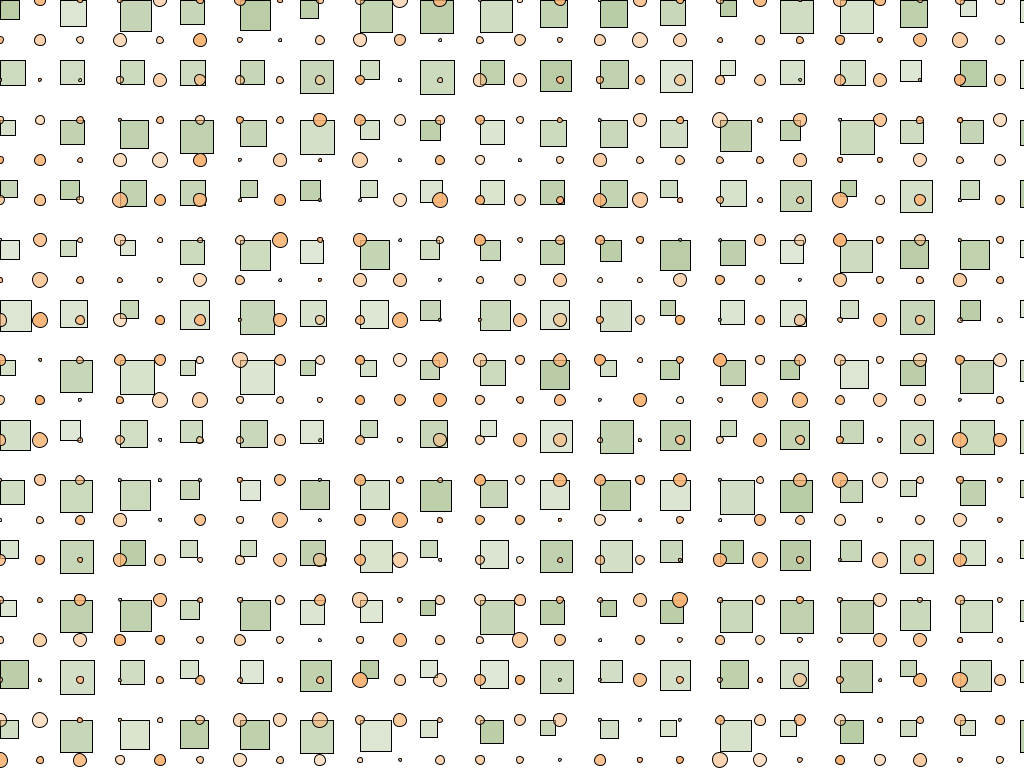
Frame 1 (no input)
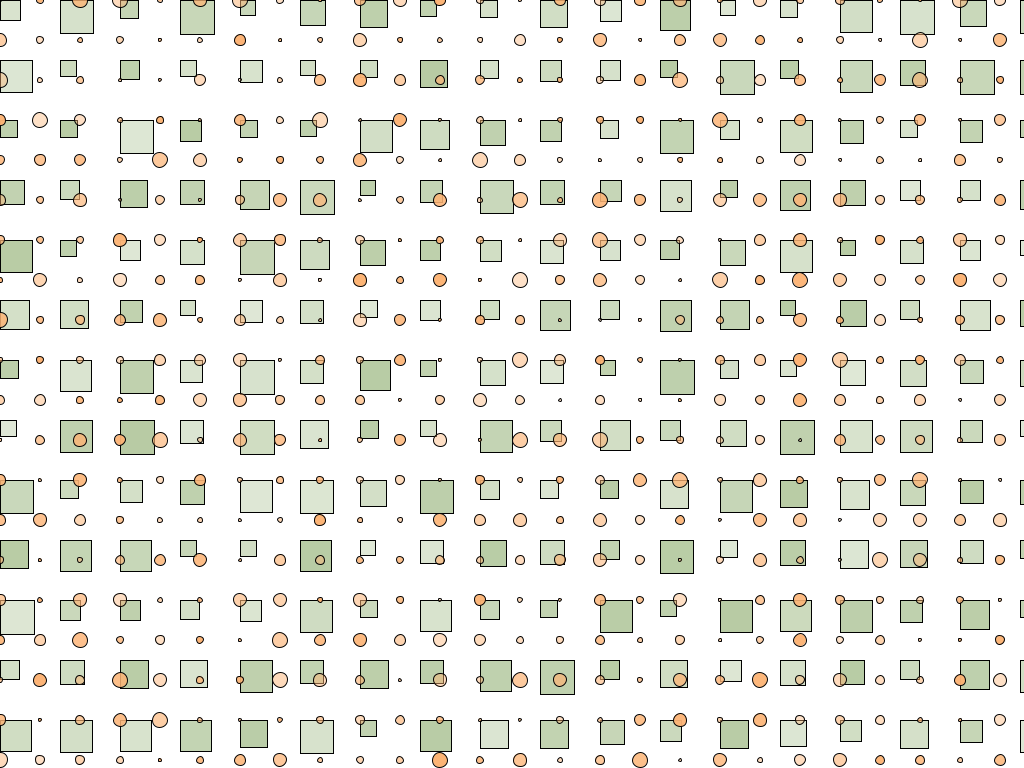
Frame 60 (the mouse pressed at the canvas centre just before this capture)
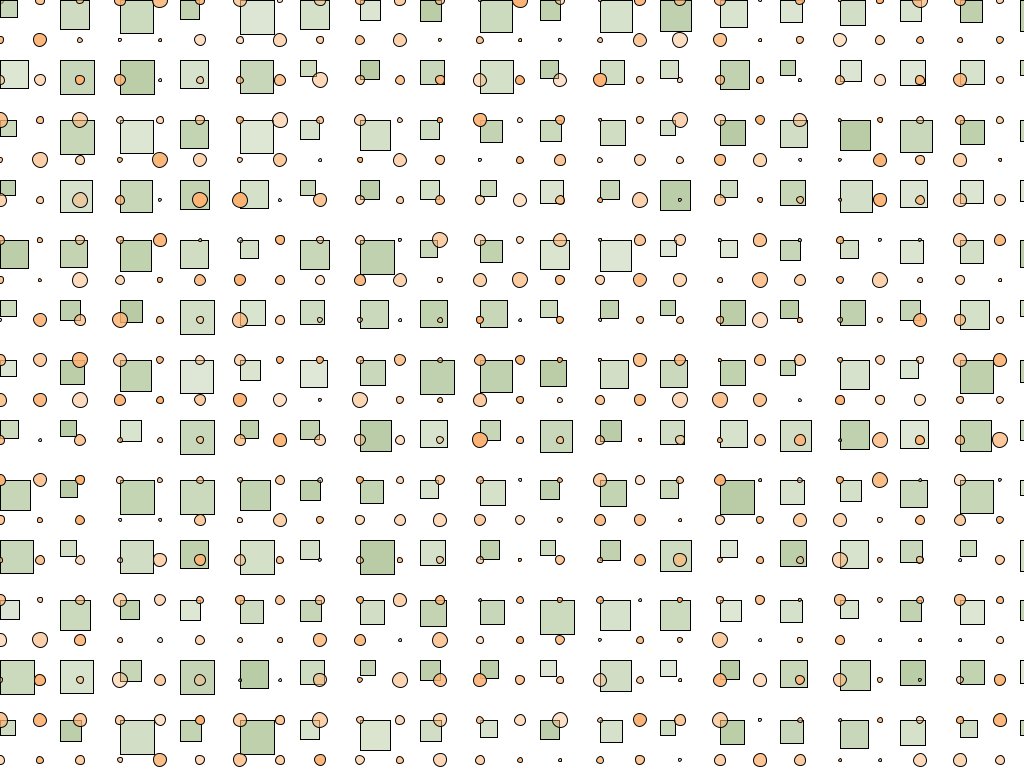
Frame 120 (the mouse held since frame 60 and released just before this capture)

The Processing sketch that drew these frames (run headless with seeded random() and noise(); from frame 60 on, the mouse is pressed at the canvas centre):

// Processing sketch: s02t01isi
// ── s02t01isi.pde
// Expresión Digital - Diseño Digital - UDD - 2016
// Isidora Ordoñez.
// s02t01isi

/*
creo patron a travéz de un for dentro de un void draw, el cual esta compuesto de ellipses
y cuadrados de tamaños y opacidades random pero lugar, color y stroke fijos.
*/





//for (int i=0; i < 100; i++)  
// crea una variable i, mientras i sea menor a cero, sumale uno.

float posX;          //creo variable "posX".
float posY;          //creo variable "posY".
float posZ;          //creo variable "posZ".
float diametro;      //creo variable "diametro".
float opa;           //creo una variable que será usada para dar opacidad.
int verde;           //creo variable "verde".
int amarillo;        //creo variable "amarillo".
int blanco;          //creo variable "blanco".

void setup() {
  
  size (1024, 768);                     //tamaño canvas.
  posX = 1;                             //asino valor 1 a variable "posX".
  posY = 1;                             //asino valor 1 a variable "posY".
  posZ = 2;                             //asino valor 2 a variable "posz".
  verde= color(164, 189, 139);          // variable de color verde.
  amarillo= color(252, 179, 116);       //variable color amarillo.
  blanco= color(255,255,255);           //variable color blanco.
}

void draw() {
  
  frameRate(4);                         //velocidad frames.
  background (blanco);                  //color canvas.
 

  for (int i = 0; i < width; i += 20) {         // mientras i sea menor al ancho de mi canvas.
                                                // en cada ciclo agrega 20 a i, va de 0,20,40,60.
    for ( int x = 0; x < height; x += 20) {     //+=20 son los pixeles de separacion. 
    
    
      /*ellipse*/
      opa= random (100, 255);                                       //asigno valores a opa.
      diametro= random (2, 15);                                     //asigno valor random para la variable diametro.   
      stroke (2);                                                   //linea de contorno de 2 px.
      fill (amarillo, opa);                                         //relleno figura amarillo.
      ellipse ( posX * i + i, posY * x + x, diametro, diametro);    //elipse con posición fija y diametro random.
      
      
      /*Cuadrado*/
      opa= random (90, 200);                                      //asigno nuevo valor a opa.
      diametro= random( 15, 35);                                  //asigno nuevo valor a random a diametro.
      stroke (1);                                                 //linea de contorno de 1 px.
      fill (verde, opa);                                          //relleno cuadrado verde.
      rect ( posZ * i + i, posZ * x + x, diametro, diametro);     // cuadrado de posición fija y diametro random.
      
    }
  }
}
